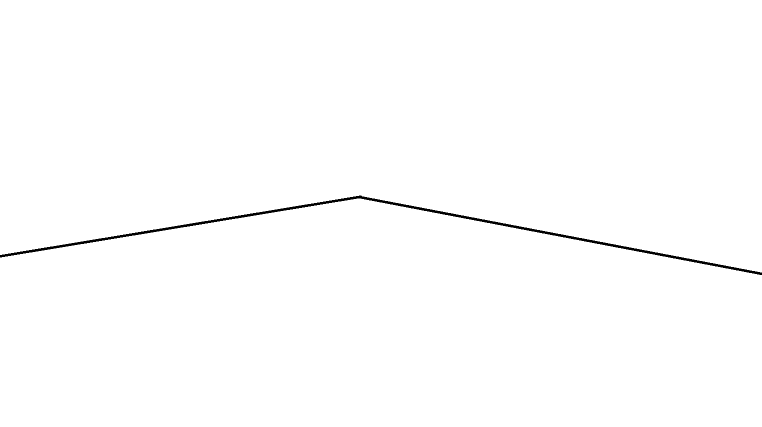
#> input picture test_image.png, 1523 x 854 px (shown at 1/2 size)
$ python image_reading.py
#> lines starting #> are read from the running program, lines starting #| are printed output that depends on the picture; after the words box and inside, x2 and y2 are one past the last pixel; in counts of white or black regions, pixels touching at a corner belong together
import os

import numpy as np
from skimage import io

from config import *

WHITE_GRAYSCALE = 1


def _normalize_points(points: np.ndarray):
    """
    Rotates and moves points on complex plane to put strings ends on y=0

    :param points: numpy array of points positions represented as complex numbers
    :return: numpy array with points where ends are on y=0
    """
    points -= points[0]  # make an offset to start from (0, 0)
    first = points[0]
    last = points[len(points) - 1]
    diff = last - first  # vector from first point to last that represents incline of string
    rotation = diff.conj() / abs(diff)  # complex number that rotates (abs = 1) points to neglect incline (conj
    # makes rotation in opposite to incline direction)
    return points * rotation


def read_points(path: str, length=400, max_y=1):
    """
    Opens an image with string and represents it with points

    :param length:
    :param max_y: maximal value of y coordinate
    :param path: path of the image
    :return: a tuple (x, y) with numpy arrays of x and y points' coordinates
    """
#> called with path = 'test_image.png', length = 400, max_y = 1
    if not path:
        raise ValueError("String path mustn't be empty")

    if max_y <= 0:
        raise ValueError("max_y must be positive")

    if max_y <= 0:
        raise ValueError("length must be positive")

    file, extension = os.path.splitext(path)
    if extension not in IMG_EXTENSIONS:
        raise ValueError("File extension is not supported")

    if not os.path.exists(path):
        raise ValueError("This path doesn't exist")

    string = io.imread(path, as_gray=True)
#> string: shape (854, 1523) float64; values 0 (black) and 1 (white), 99.4% white; 1 black region, box (x1, y1, x2, y2) and area: (0, 391, 1523, 550) 7762

    is_white = string < WHITE_GRAYSCALE
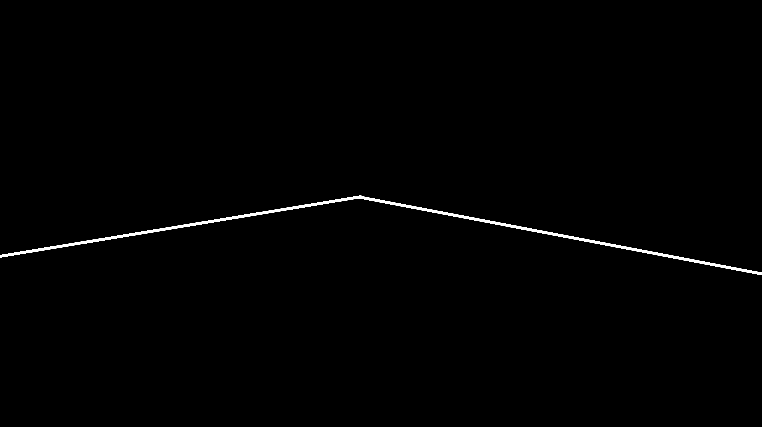
#> is_white: shape (854, 1523) bool (shown at 1/2 size); 0.6% white; 1 white region, box (x1, y1, x2, y2) and area: (0, 391, 1523, 550) 7762

    top_nonwhite = is_white.argmax(axis=0)
#> top_nonwhite = 1523 values, max 545 at index 1520, min 391 at index 718, mean 460
    bot_nonwhite = len(is_white) - np.flipud(is_white).argmax(axis=0)
#> bot_nonwhite = 1523 values, max 550 at index 1519, min 397 at index 713, mean 465.1

    points_y = len(is_white) / 2 - 1 / 2 * (top_nonwhite + bot_nonwhite)  # minus is added because
#> points_y = 1523 values, max 33 at index 718, min -120.5 at index 1520, mean -35.6
    # coordinate system is flipped
    points_x = np.array([i * length / len(points_y) for i in range(len(points_y))])
#> points_x = 1523 values from 0 to 399.7
    complex_points = points_x + 1j * points_y  # represent points as complex numbers
    complex_points = _normalize_points(complex_points)

    max_y_before = np.max(np.abs(complex_points.imag))
#> max_y_before = 134.6
    scale_y = max_y / max_y_before
#> scale_y = 0.00743

    return complex_points.real, complex_points.imag * scale_y


def main():
    path = 'test_image.png'
    x, y = read_points(path)
#> x = 1523 values from 0 to 401.3; y = 1523 values, max 1 at index 722, min -0.00034 at index 1520, mean 0.499
    print('X', type(x))
#| X <class 'numpy.ndarray'>
    print('Y', type(y))
#| Y <class 'numpy.ndarray'>
    import matplotlib.pyplot as plt
    plt.plot(x, y)
    plt.show()
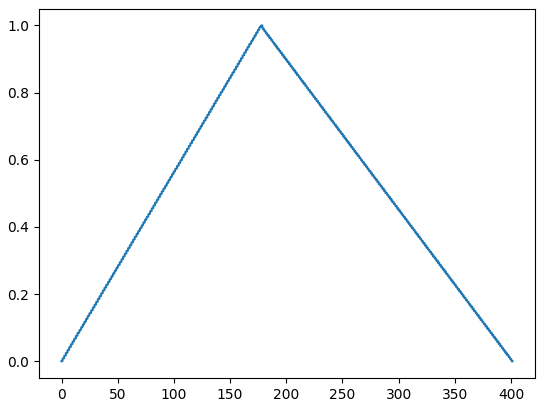
#> figure drawn by matplotlib, 1 panel; curve peaks at x = 178.6, y = 1


if __name__ == "__main__":
    main()
